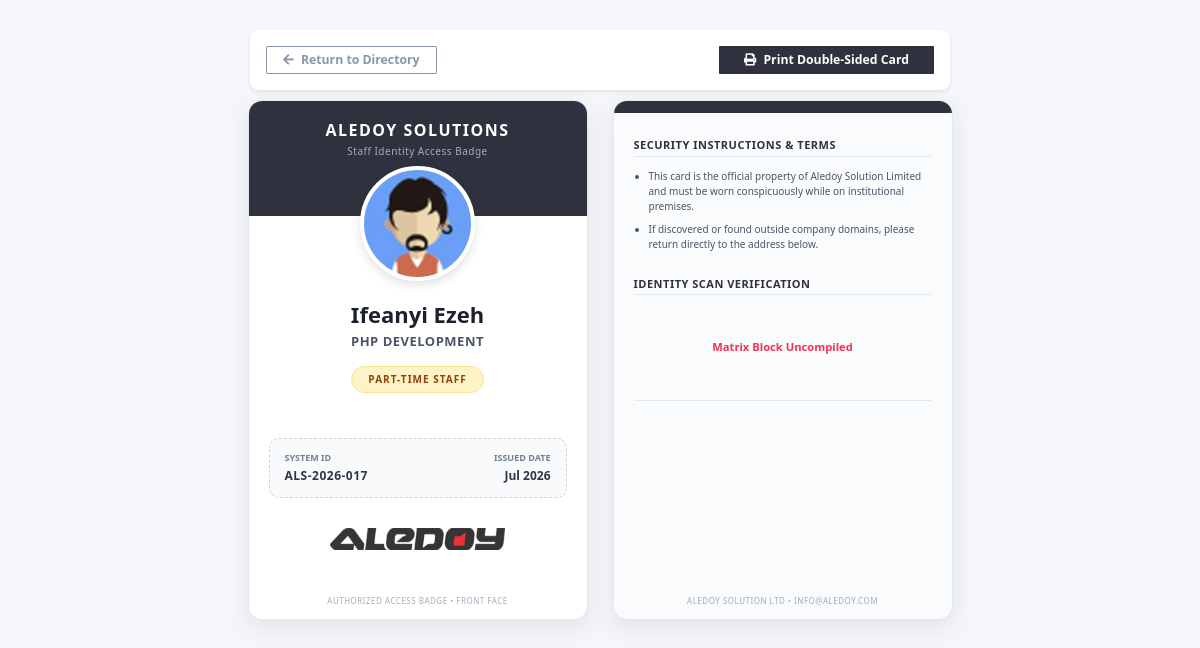
The app's page /acms/view_id.php?id=1 (signed in) with its own data.
### tables this page shows
CREATE TABLE `staff` (
  `id` int(10) UNSIGNED NOT NULL,
  `staff_id` varchar(50) NOT NULL,
  `firstname` varchar(100) NOT NULL,
  `lastname` varchar(100) NOT NULL,
  `email` varchar(150) NOT NULL,
  `phone` varchar(20) NOT NULL DEFAULT 'NULL',
  `staff_type` enum('main','academy','part-time') NOT NULL,
  `course` varchar(100) NOT NULL DEFAULT 'NULL',
  `date_created` datetime NOT NULL DEFAULT current_timestamp()
);

### acms/view_id.php (the view, shortened to what this page needs)
<?php
require_once __DIR__ . '/connection/connect.php';
$staff_id_pk = isset($_GET['id']) ? (int)$_GET['id'] : 0;
$query = "SELECT * FROM staff WHERE id = $staff_id_pk LIMIT 1";
$result = mysqli_query($db, $query);
$staff = mysqli_fetch_assoc($result);
$passport_photo = !empty($staff['passport_image']) && file_exists(__DIR__ . '/' . $staff['passport_image'])
    ? htmlspecialchars($staff['passport_image'])
    : 'images/users/d1.jpg';
$qr_code_img = !empty($staff['qr_code']) && file_exists(__DIR__ . '/' . $staff['qr_code'])
    ? htmlspecialchars($staff['qr_code'])
    : '';
$staff_type_clean = strtolower(trim($staff['staff_type'] ?? 'main'));
if ($staff_type_clean === 'main' || $staff_type_clean === 'admin') {
    $badge_class = 'badge-main';
    $badge_title = 'MAIN STAFF';
} else if ($staff_type_clean === 'part-time') {
    $badge_class = 'badge-part-time';
    $badge_title = 'PART-TIME STAFF';
} else {
    $badge_class = 'badge-academy';
    $badge_title = strtoupper(htmlspecialchars($staff['staff_type']));
}
?>
<!DOCTYPE html>
<html lang="en">
<head>
    <link href="css/style.min.css" rel="stylesheet">
</head>
<body>
    <div class="control-panel-wrapper no-print">
        <div class="d-flex justify-content-between align-items-center bg-white p-3 shadow-sm" style="border-radius: 8px; border: none;">
            <a href="staff_list.php" class="btn btn-outline-secondary btn-sm fw-bold px-3">
                <i class="fa fa-arrow-left me-1"></i> Return to Directory
            </a>
            <button onclick="window.print();" class="btn btn-sm text-white fw-bold px-4" style="background-color: #2F323E;">
                <i class="fa fa-print me-1"></i> Print Double-Sided Card
            </button>
        </div>
    </div>
    <div class="badge-print-container">
        <div class="id-badge-canvas">
            <div class="badge-header-band">
                <h5 class="brand-title">Aledoy Solutions</h5>
                <p class="brand-subtitle">Staff Identity Access Badge</p>
            </div>
            <div class="badge-avatar-container">
                <img src="<?php echo $passport_photo; ?>" alt="Staff Passport Pic" class="badge-avatar-frame">
            </div>
            <div class="badge-body-content">
                <h2 class="staff-fullname"><?php echo htmlspecialchars($staff['firstname'] . ' ' . $staff['lastname']); ?></h2>
                <p class="staff-role-dept"><?php echo htmlspecialchars($staff['course'] ?: 'Enterprise Infrastructure'); ?></p>
                <span class="type-pill <?php echo $badge_class; ?>"><?php echo $badge_title; ?></span>
                <div class="metadata-grid">
                    <div class="metadata-item">
                        <div class="metadata-label">System ID</div>
                        <div class="metadata-value" style="letter-spacing: 0.5px;"><?php echo htmlspecialchars($staff['staff_id']); ?></div>
                    </div>
                    <div class="metadata-item right">
                        <div class="metadata-label">Issued Date</div>
                        <div class="metadata-value">
                            <?php
                            echo (!empty($staff['date_created']) && $staff['date_created'] !== '0000-00-00 00:00:00')
                                ? date('M Y', strtotime($staff['date_created']))
                                : date('M Y');
                            ?>
                        </div>
                    </div>
                </div>
                <div class="company-logo"><img src="../acms/images/logo.png" alt="Company Logo" style="margin-top: 30px;"> </div>
            </div>
            <div class="badge-system-footer-text">
                Authorized Access Badge • Front Face
            </div>
        </div>
        <div class="id-badge-canvas" style="background-color: #fafbfc;">
            <div class="back-header-line"></div>
            <div class="back-body-content">
                <h4 class="terms-heading">Security Instructions & Terms</h4>
                <ul class="terms-list">
                    <li>This card is the official property of Aledoy Solution Limited and must be worn conspicuously while on institutional premises.</li>
                    <li>If discovered or found outside company domains, please return directly to the address below.</li>
                </ul>
                <h4 class="terms-heading">Identity Scan Verification</h4>
                <div class="badge-qr-container">
                    <?php if (!empty($qr_code_img)): ?>
                        <img src="<?php echo $qr_code_img; ?>" alt="Scan Token Matrix" class="badge-qr-matrix">
                    <?php else: ?>
                        <div class="text-danger small fw-bold py-4">Matrix Block Uncompiled</div>
                    <?php endif; ?>
                </div>
            </div>
            <div class="badge-system-footer-text">
                Aledoy Solution Ltd • info@aledoy.com
            </div>
        </div>
    </div>
</body>
</html>

### acms/view_id.php (style rules this page uses)
body { background-color: #f4f6f9; font-family: 'Segoe UI', Tahoma, Geneva, Verdana, sans-serif; }
.control-panel-wrapper { max-width: 700px; margin: 30px auto 10px auto; }
.badge-print-container { display: flex; justify-content: center; align-items: center; gap: 25px; flex-wrap: wrap; max-width: 900px; margin: 10px auto 50px auto; }
.id-badge-canvas { width: 340px; height: 520px; background: #ffffff; border-radius: 14px; overflow: hidden; position: relative; box-shadow: 0 8px 24px rgba(0, 0, 0, 0.08); border: 1px solid #e2e8f0; }
.badge-header-band { background-color: #2F323E; height: 115px; padding: 20px 15px; text-align: center; color: #ffffff; }
.badge-header-band .brand-title { font-size: 16px; font-weight: 800; letter-spacing: 1.5px; margin: 0; text-transform: uppercase; }
.badge-header-band .brand-subtitle { font-size: 10px; color: #a0aec0; margin: 3px 0 0 0; letter-spacing: 0.5px; }
.badge-avatar-container { margin-top: -50px; display: flex; justify-content: center; position: relative; z-index: 5; }
.badge-avatar-frame { width: 115px; height: 115px; border-radius: 50%; border: 4px solid #ffffff; object-fit: cover; background: #ffffff; box-shadow: 0 4px 10px rgba(0,0,0,0.12); }
.badge-body-content { padding: 20px; text-align: center; }
.staff-fullname { font-size: 22px; font-weight: 700; color: #1a202c; margin: 0 0 4px 0; text-transform: capitalize; }
.staff-role-dept { font-size: 13px; color: #4a5568; font-weight: 600; margin: 0 0 15px 0; text-transform: uppercase; letter-spacing: 0.5px; }
.type-pill { display: inline-block; padding: 5px 16px; font-size: 10px; font-weight: 700; border-radius: 50px; letter-spacing: 1px; margin-bottom: 25px; }
.badge-part-time { background-color: #fef3c7; color: #92400e; border: 1px solid #fde68a; }
.metadata-grid { display: flex; justify-content: space-between; background: #f8fafc; padding: 12px 15px; border-radius: 10px; border: 1px dashed #cbd5e0; margin-top: 20px; }
.metadata-item { text-align: left; }
.metadata-item.right { text-align: right; }
.metadata-label { font-size: 9px; color: #718096; text-transform: uppercase; font-weight: 600; margin-bottom: 2px; }
.metadata-value { font-size: 12px; font-weight: 700; color: #2d3748; }
.back-header-line { background-color: #2F323E; height: 12px; width: 100%; }
.back-body-content { padding: 25px 20px; text-align: center; }
.terms-heading { font-size: 11px; font-weight: 700; color: #2f323e; text-transform: uppercase; letter-spacing: 0.5px; margin-bottom: 12px; text-align: left; border-bottom: 1px solid #e2e8f0; padding-bottom: 4px; }
.terms-list { padding-left: 15px; text-align: left; margin-bottom: 25px; }
.terms-list li { font-size: 10px; color: #4a5568; line-height: 1.5; margin-bottom: 8px; }
.badge-qr-container { margin: 20px 0; display: flex; justify-content: center; border-bottom: 1px solid #e2e8f0; padding-bottom: 20px; }
.badge-system-footer-text { font-size: 8px; color: #a0aec0; text-align: center; position: absolute; bottom: 12px; left: 0; right: 0; letter-spacing: 0.5px; text-transform: uppercase; }

### records on screen
staff: firstname+lastname "Ifeanyi Ezeh", course "PHP DEVELOPMENT", staff_type "PART-TIME STAFF", staff "ALS-2026-017"
